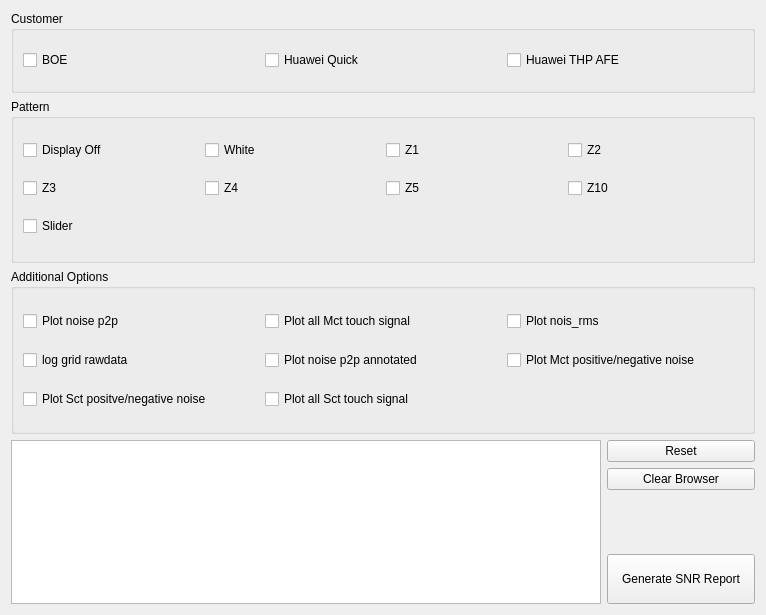
<?xml version="1.0" encoding="UTF-8"?>
<ui version="4.0">
 <class>Form_SNR</class>
 <widget class="QWidget" name="Form_SNR">
  <property name="geometry">
   <rect>
    <x>0</x>
    <y>0</y>
    <width>766</width>
    <height>615</height>
   </rect>
  </property>
  <property name="windowTitle">
   <string>BOE SNR Calculator</string>
  </property>
  <layout class="QVBoxLayout" name="verticalLayout_2" stretch="1,2,2,2">
   <item>
    <widget class="QGroupBox" name="groupBox">
     <property name="title">
      <string>Customer</string>
     </property>
     <layout class="QHBoxLayout" name="horizontalLayout">
      <item>
       <widget class="QCheckBox" name="cBoxBOE">
        <property name="text">
         <string>BOE</string>
        </property>
       </widget>
      </item>
      <item>
       <widget class="QCheckBox" name="cBoxHWQuick">
        <property name="text">
         <string>Huawei Quick</string>
        </property>
       </widget>
      </item>
      <item>
       <widget class="QCheckBox" name="cBoxHWTHP">
        <property name="text">
         <string>Huawei THP AFE</string>
        </property>
       </widget>
      </item>
     </layout>
    </widget>
   </item>
   <item>
    <widget class="QGroupBox" name="groupBox_2">
     <property name="title">
      <string>Pattern</string>
     </property>
     <layout class="QGridLayout" name="gridLayout">
      <item row="0" column="0">
       <widget class="QCheckBox" name="cBoxDO">
        <property name="text">
         <string>Display Off</string>
        </property>
       </widget>
      </item>
      <item row="0" column="1">
       <widget class="QCheckBox" name="cBoxWhite">
        <property name="text">
         <string>White</string>
        </property>
       </widget>
      </item>
      <item row="0" column="2">
       <widget class="QCheckBox" name="cBoxZ1">
        <property name="text">
         <string>Z1</string>
        </property>
       </widget>
      </item>
      <item row="1" column="1">
       <widget class="QCheckBox" name="cBoxZ4">
        <property name="text">
         <string>Z4</string>
        </property>
       </widget>
      </item>
      <item row="1" column="3">
       <widget class="QCheckBox" name="cBoxZ10">
        <property name="text">
         <string>Z10</string>
        </property>
       </widget>
      </item>
      <item row="0" column="3">
       <widget class="QCheckBox" name="cBoxZ2">
        <property name="text">
         <string>Z2</string>
        </property>
       </widget>
      </item>
      <item row="1" column="0">
       <widget class="QCheckBox" name="cBoxZ3">
        <property name="text">
         <string>Z3</string>
        </property>
       </widget>
      </item>
      <item row="1" column="2">
       <widget class="QCheckBox" name="cBoxZ5">
        <property name="text">
         <string>Z5</string>
        </property>
       </widget>
      </item>
      <item row="2" column="0">
       <widget class="QCheckBox" name="cBoxSlider">
        <property name="text">
         <string>Slider</string>
        </property>
       </widget>
      </item>
     </layout>
    </widget>
   </item>
   <item>
    <widget class="QGroupBox" name="groupBox_3">
     <property name="title">
      <string>Additional Options</string>
     </property>
     <layout class="QGridLayout" name="gridLayout_2">
      <item row="0" column="1">
       <widget class="QCheckBox" name="cBoxPlotallTouch">
        <property name="text">
         <string>Plot all Mct touch signal</string>
        </property>
       </widget>
      </item>
      <item row="1" column="2">
       <widget class="QCheckBox" name="cBoxPlotPosNoise">
        <property name="text">
         <string>Plot Mct positive/negative noise</string>
        </property>
       </widget>
      </item>
      <item row="1" column="0">
       <widget class="QCheckBox" name="cBoxLog_grid_rawdata">
        <property name="text">
         <string>log grid rawdata</string>
        </property>
       </widget>
      </item>
      <item row="0" column="2">
       <widget class="QCheckBox" name="cBoxPlotRms">
        <property name="text">
         <string>Plot nois_rms</string>
        </property>
       </widget>
      </item>
      <item row="0" column="0">
       <widget class="QCheckBox" name="cBoxPlotNoiseptp">
        <property name="text">
         <string>Plot noise p2p</string>
        </property>
       </widget>
      </item>
      <item row="1" column="1">
       <widget class="QCheckBox" name="cBoxPlot_p2p_annotated">
        <property name="text">
         <string>Plot noise p2p annotated</string>
        </property>
       </widget>
      </item>
      <item row="2" column="0">
       <widget class="QCheckBox" name="cBoxPlotSctPosNoise">
        <property name="text">
         <string>Plot Sct positve/negative noise</string>
        </property>
       </widget>
      </item>
      <item row="2" column="1">
       <widget class="QCheckBox" name="cBoxPlotSctSignal">
        <property name="text">
         <string>Plot all Sct touch signal</string>
        </property>
       </widget>
      </item>
     </layout>
    </widget>
   </item>
   <item>
    <layout class="QHBoxLayout" name="horizontalLayout_2" stretch="8,2">
     <item>
      <widget class="QTextBrowser" name="textBrowser"/>
     </item>
     <item>
      <layout class="QVBoxLayout" name="verticalLayout">
       <item>
        <widget class="QPushButton" name="btnReset">
         <property name="text">
          <string>Reset</string>
         </property>
        </widget>
       </item>
       <item>
        <widget class="QPushButton" name="btnClear">
         <property name="text">
          <string>Clear Browser</string>
         </property>
        </widget>
       </item>
       <item>
        <spacer name="verticalSpacer">
         <property name="orientation">
          <enum>Qt::Vertical</enum>
         </property>
         <property name="sizeHint" stdset="0">
          <size>
           <width>20</width>
           <height>40</height>
          </size>
         </property>
        </spacer>
       </item>
       <item>
        <widget class="QPushButton" name="btnGenerateSNR">
         <property name="minimumSize">
          <size>
           <width>0</width>
           <height>50</height>
          </size>
         </property>
         <property name="text">
          <string>Generate SNR Report</string>
         </property>
         <property name="iconSize">
          <size>
           <width>16</width>
           <height>40</height>
          </size>
         </property>
        </widget>
       </item>
      </layout>
     </item>
    </layout>
   </item>
  </layout>
 </widget>
 <resources/>
 <connections/>
</ui>
